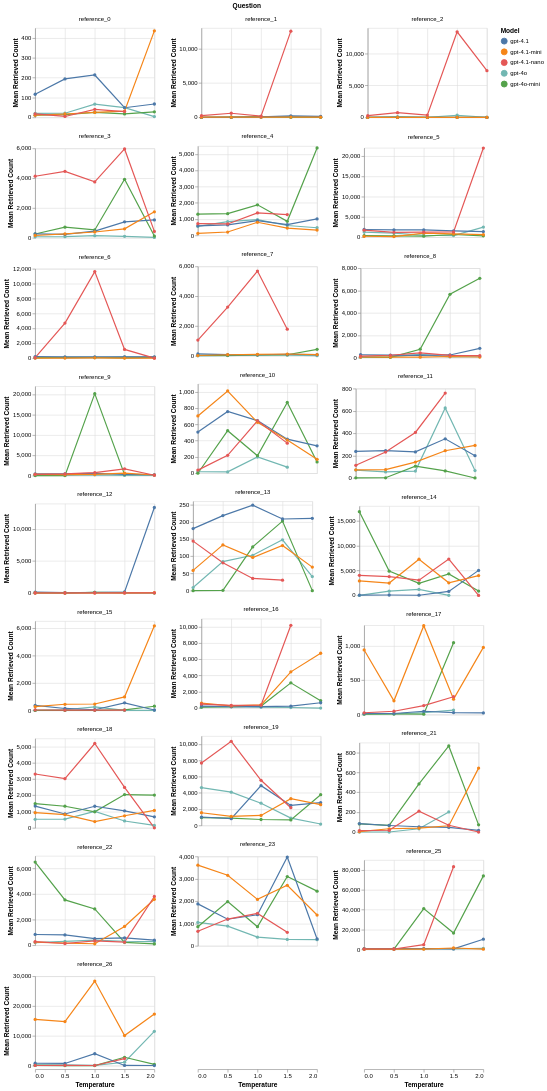

Notebook source saved alongside this figure:
### Code cell
# Filter out rows with errors (no retrieved_count)
llm_df_clean = llm_df.dropna(subset=['retrieved_count'])

# Create faceted plot: temperature vs retrieved_count by model for each question
fig = (
    alt.Chart(llm_df_clean)
    .mark_line(point=True)
    .encode(
        x=alt.X("temperature:Q", title="Temperature"),
        y=alt.Y("mean(retrieved_count):Q", title="Mean Retrieved Count"),
        color=alt.Color("model:N", title="Model"),
        facet=alt.Facet(
            "identifier:N",
            columns=3,
            title="Question",
            sort=alt.EncodingSortField(field="identifier_no", order="ascending")
        ),
        tooltip=[
            alt.Tooltip("identifier:N", title="Question ID"),
            alt.Tooltip("model:N", title="Model"),
            alt.Tooltip("temperature:Q", title="Temperature"),
            alt.Tooltip("mean(retrieved_count):Q", title="Mean Retrieved Count", format=".0f"),
        ]
    )
    .properties(
        width=200,
        height=150,
    )
    .resolve_scale(y='independent')
)
fig

### Figure 1 — Vega-Lite specification as saved in the notebook (floating-point values rounded to 4 significant figures; data arrays with more than 128 entries replaced by an {"elided": "..."} marker saying what was removed)
{"config": {"view": {"continuousWidth": 300, "continuousHeight": 300}}, "data": {"name": "data-efc8a979c75c25ff6a2b86e23cbb58c9"}, "mark": {"type": "line", "point": true}, "encoding": {"color": {"field": "model", "title": "Model", "type": "nominal"}, "facet": {"columns": 3, "field": "identifier", "sort": {"field": "identifier_no", "order": "ascending"}, "title": "Question", "type": "nominal"}, "tooltip": [{"field": "identifier", "title": "Question ID", "type": "nominal"}, {"field": "model", "title": "Model", "type": "nominal"}, {"field": "temperature", "title": "Temperature", "type": "quantitative"}, {"aggregate": "mean", "field": "retrieved_count", "format": ".0f", "title": "Mean Retrieved Count", "type": "quantitative"}], "x": {"field": "temperature", "title": "Temperature", "type": "quantitative"}, "y": {"aggregate": "mean", "field": "retrieved_count", "title": "Mean Retrieved Count", "type": "quantitative"}}, "height": 150, "resolve": {"scale": {"y": "independent"}}, "width": 200, "$schema": "https://vega.github.io/schema/vega-lite/v5.20.1.json", "datasets": {"data-efc8a979c75c25ff6a2b86e23cbb58c9": {"elided": "3005 records"}}}
